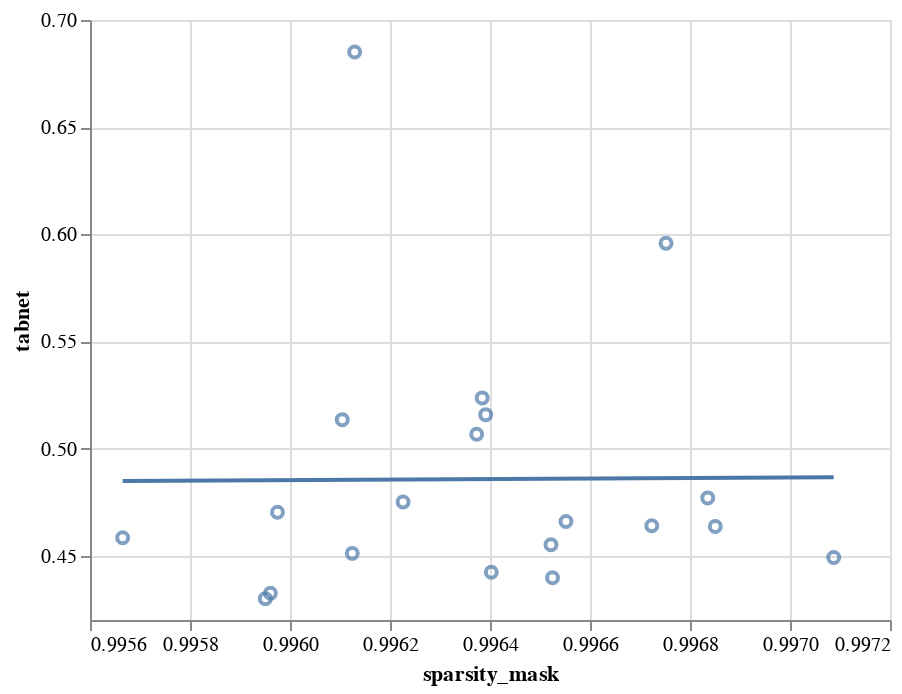

Write notebook code for a chart like this one.
### Code cell
x = "sparsity_mask"
y = "tabnet"

chart = alt.Chart(metrics).mark_point().encode(
    x=alt.X(x, scale=alt.Scale(zero=False)),
    y=alt.Y(y, scale=alt.Scale(zero=False))
)

chart = chart + chart.transform_regression(x, y).mark_line()
#chart.show()
chart

### Figure 1 — Vega-Lite specification as saved in the notebook (floating-point values rounded to 4 significant figures)
{"config": {"view": {"continuousWidth": 400, "continuousHeight": 300}}, "layer": [{"mark": "point", "encoding": {"x": {"type": "quantitative", "field": "sparsity_mask", "scale": {"zero": false}}, "y": {"type": "quantitative", "field": "tabnet", "scale": {"zero": false}}}}, {"mark": "line", "encoding": {"x": {"type": "quantitative", "field": "sparsity_mask", "scale": {"zero": false}}, "y": {"type": "quantitative", "field": "tabnet", "scale": {"zero": false}}}, "transform": [{"on": "sparsity_mask", "regression": "tabnet"}]}], "data": {"name": "data-5b9afe04026da50a61299f4ebe7b5af7"}, "$schema": "https://vega.github.io/schema/vega-lite/v4.8.1.json", "datasets": {"data-5b9afe04026da50a61299f4ebe7b5af7": [{"tabnet": 0.4325, "sparsity_mask": 0.996, "input_x_gradient": 0.6613, "saliency": 0.5578, "AUROC": 0.8066, "loss": 0.5934, "noise_tunnel_ig": 0.5178, "saliency-absolute": 0.4305, "integrated_gradients": 0.5472, "occlusion": 0.6614, "shapley_value_sampling": 0.6243}, {"tabnet": 0.4639, "sparsity_mask": 0.9967, "input_x_gradient": 0.6321, "saliency": 0.5436, "AUROC": 0.8489, "loss": 0.5088, "noise_tunnel_ig": 0.5129, "saliency-absolute": 0.4464, "integrated_gradients": 0.6547, "occlusion": 0.631, "shapley_value_sampling": 0.6738}, {"tabnet": 0.4551, "sparsity_mask": 0.9965, "input_x_gradient": 0.6038, "saliency": 0.5438, "AUROC": 0.7936, "loss": 0.5665, "noise_tunnel_ig": 0.5153, "saliency-absolute": 0.4715, "integrated_gradients": 0.6719, "occlusion": 0.5889, "shapley_value_sampling": 0.6538}, {"tabnet": 0.5959, "sparsity_mask": 0.9968, "input_x_gradient": 0.6169, "saliency": 0.5353, "AUROC": 0.8258, "loss": 0.5376, "noise_tunnel_ig": 0.5068, "saliency-absolute": 0.513, "integrated_gradients": 0.4655, "occlusion": 0.6126, "shapley_value_sampling": 0.6371}, {"tabnet": 0.5135, "sparsity_mask": 0.9961, "input_x_gradient": 0.5989, "saliency": 0.5155, "AUROC": 0.8115, "loss": 0.5417, "noise_tunnel_ig": 0.5354, "saliency-absolute": 0.5028, "integrated_gradients": 0.7075, "occlusion": 0.5843, "shapley_value_sampling": 0.685}, {"tabnet": 0.5236, "sparsity_mask": 0.9964, "input_x_gradient": 0.6018, "saliency": 0.5335, "AUROC": 0.8205, "loss": 0.5294, "noise_tunnel_ig": 0.5106, "saliency-absolute": 0.4555, "integrated_gradients": 0.5764, "occlusion": 0.6033, "shapley_value_sampling": 0.6197}, {"tabnet": 0.6851, "sparsity_mask": 0.9961, "input_x_gradient": 0.6834, "saliency": 0.5692, "AUROC": 0.8184, "loss": 0.5306, "noise_tunnel_ig": 0.5286, "saliency-absolute": 0.4985, "integrated_gradients": 0.6916, "occlusion": 0.6715, "shapley_value_sampling": 0.6854}, {"tabnet": 0.4423, "sparsity_mask": 0.9964, "input_x_gradient": 0.6152, "saliency": 0.5408, "AUROC": 0.8265, "loss": 0.5275, "noise_tunnel_ig": 0.5677, "saliency-absolute": 0.4556, "integrated_gradients": 0.6845, "occlusion": 0.6165, "shapley_value_sampling": 0.706}, {"tabnet": 0.4397, "sparsity_mask": 0.9965, "input_x_gradient": 0.5889, "saliency": 0.5245, "AUROC": 0.8181, "loss": 0.5511, "noise_tunnel_ig": 0.5084, "saliency-absolute": 0.4628, "integrated_gradients": 0.597, "occlusion": 0.6069, "shapley_value_sampling": 0.5788}, {"tabnet": 0.4637, "sparsity_mask": 0.9969, "input_x_gradient": 0.5858, "saliency": 0.4939, "AUROC": 0.8262, "loss": 0.5215, "noise_tunnel_ig": 0.5205, "saliency-absolute": 0.4586, "integrated_gradients": 0.6338, "occlusion": 0.6134, "shapley_value_sampling": 0.6908}, {"tabnet": 0.477, "sparsity_mask": 0.9968, "input_x_gradient": 0.6018, "saliency": 0.5275, "AUROC": 0.8039, "loss": 0.5465, "noise_tunnel_ig": 0.5307, "saliency-absolute": 0.4649, "integrated_gradients": 0.5821, "occlusion": 0.5927, "shapley_value_sampling": 0.6272}, {"tabnet": 0.4702, "sparsity_mask": 0.996, "input_x_gradient": 0.5989, "saliency": 0.5091, "AUROC": 0.8479, "loss": 0.4963, "noise_tunnel_ig": 0.505, "saliency-absolute": 0.4575, "integrated_gradients": 0.7127, "occlusion": 0.6111, "shapley_value_sampling": 0.7126}, {"tabnet": 0.43, "sparsity_mask": 0.996, "input_x_gradient": 0.6495, "saliency": 0.5485, "AUROC": 0.8269, "loss": 0.5203, "noise_tunnel_ig": 0.5096, "saliency-absolute": 0.4537, "integrated_gradients": 0.7212, "occlusion": 0.6519, "shapley_value_sampling": 0.7276}, {"tabnet": 0.4492, "sparsity_mask": 0.9971, "input_x_gradient": 0.5505, "saliency": 0.5159, "AUROC": 0.8081, "loss": 0.5484, "noise_tunnel_ig": 0.5109, "saliency-absolute": 0.4423, "integrated_gradients": 0.6395, "occlusion": 0.5986, "shapley_value_sampling": 0.6528}, {"tabnet": 0.4511, "sparsity_mask": 0.9961, "input_x_gradient": 0.6257, "saliency": 0.549, "AUROC": 0.8258, "loss": 0.5166, "noise_tunnel_ig": 0.5186, "saliency-absolute": 0.4642, "integrated_gradients": 0.6565, "occlusion": 0.6304, "shapley_value_sampling": 0.6497}, {"tabnet": 0.4584, "sparsity_mask": 0.9957, "input_x_gradient": 0.6677, "saliency": 0.5244, "AUROC": 0.8512, "loss": 0.5071, "noise_tunnel_ig": 0.5337, "saliency-absolute": 0.4595, "integrated_gradients": 0.7216, "occlusion": 0.659, "shapley_value_sampling": 0.7237}, {"tabnet": 0.5066, "sparsity_mask": 0.9964, "input_x_gradient": 0.5451, "saliency": 0.5073, "AUROC": 0.8439, "loss": 0.4959, "noise_tunnel_ig": 0.5427, "saliency-absolute": 0.4877, "integrated_gradients": 0.6384, "occlusion": 0.4807, "shapley_value_sampling": 0.4516}, {"tabnet": 0.4751, "sparsity_mask": 0.9962, "input_x_gradient": 0.5231, "saliency": 0.503, "AUROC": 0.8273, "loss": 0.5177, "noise_tunnel_ig": 0.4958, "saliency-absolute": 0.4473, "integrated_gradients": 0.5251, "occlusion": 0.5228, "shapley_value_sampling": 0.5097}, {"tabnet": 0.466, "sparsity_mask": 0.9966, "input_x_gradient": 0.6151, "saliency": 0.5554, "AUROC": 0.826, "loss": 0.5744, "noise_tunnel_ig": 0.4886, "saliency-absolute": 0.4702, "integrated_gradients": 0.6443, "occlusion": 0.6095, "shapley_value_sampling": 0.6802}, {"tabnet": 0.5158, "sparsity_mask": 0.9964, "input_x_gradient": 0.6551, "saliency": 0.588, "AUROC": 0.8593, "loss": 0.5013, "noise_tunnel_ig": 0.5508, "saliency-absolute": 0.526, "integrated_gradients": 0.6766, "occlusion": 0.6567, "shapley_value_sampling": 0.6985}]}}
